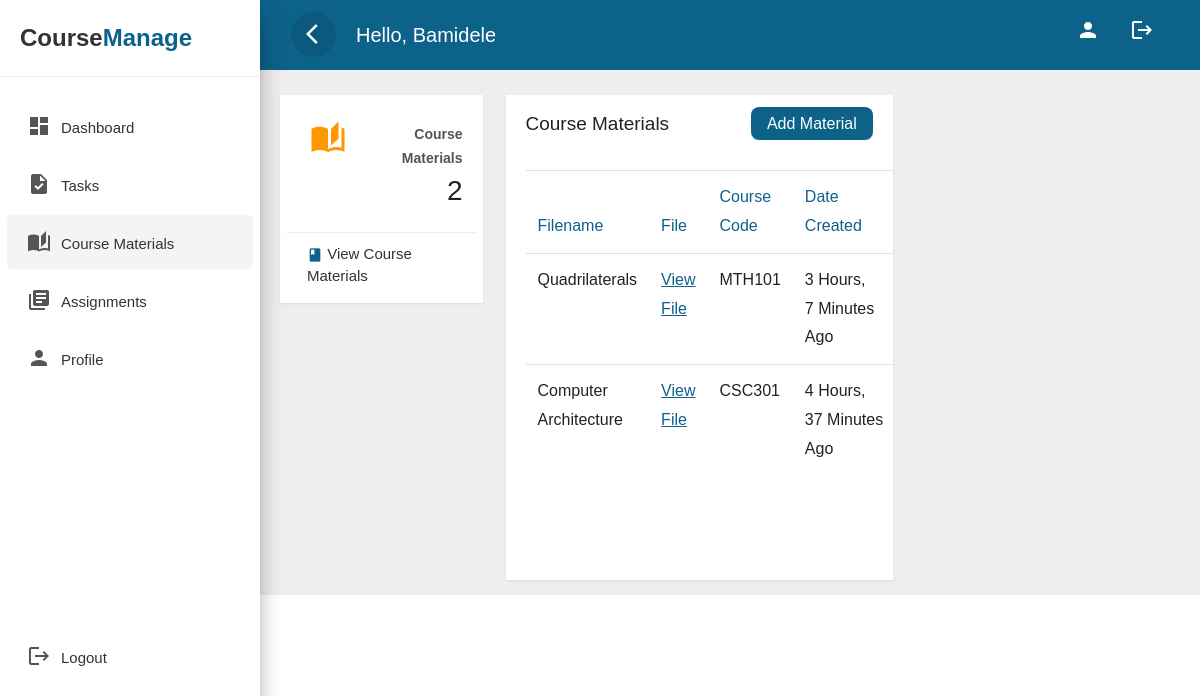
Screenshot of /course_materials (signed in) with the database file from the repository.
### base/models.py (models this page shows, shortened)
class UserData(models.Model):
    user = models.ForeignKey(User, on_delete=models.CASCADE, null=False)
    firstname = models.CharField(max_length=255, null=True, default='')
    lastname = models.CharField(max_length=255, null=True, default='')
    othername = models.CharField(max_length=255, null=True, default='')
    level = models.CharField(max_length=255, null=True, default='')
    dept = models.CharField(max_length=255, null=True, default='')
    email = models.CharField(max_length=255, null=True, default='')
    college = models.CharField(max_length=255, null=True, default='')
    matric_no = models.CharField(max_length=255, null=True, default='')

class CourseMaterial(models.Model):
    user = models.ForeignKey(User, on_delete=models.CASCADE)
    filename = models.CharField(max_length=255, null=True)
    course_code = models.CharField(max_length=255, null=True)
    file = models.FileField(upload_to='course_materials/', null=True)
    created = models.DateTimeField(default=timezone.now)
    class Meta:
        ordering = ['-created']

### base/views.py (the view, shortened to what this page needs)
# urls.py: path('course_materials',views.courseMat,name='course-mat'),
@login_required
def courseMat(request):
    context = {}
    userdata = UserData.objects.filter(user = request.user)[0]
    context['userdata'] = userdata
    mat = CourseMaterial.objects.filter(user=request.user)
    context['materials'] = mat
    context['material_no'] = mat.count()
    course_codes = Courses.objects.all()
    context['courses'] = course_codes
    return render(request, "course_mat.html", context)

### base/models.py (called while the page is built)
    def __str__(self):
        return f"{self.course_code}"

### templates/course_mat.html (shortened to what this page needs)
{% load static %}
<!doctype html>
<html lang="en">
  <head>
        <link rel="stylesheet" href="{% static 'css/bootstrap.min.css' %}">
        <link rel="stylesheet" href="{% static 'css/custom.css' %}">
  </head>
  <body>
<div class="wrapper">
        <nav id="sidebar">
            <div class="sidebar-header">
                <h3 style="text-transform:capitalize !important;font-size:1.5rem">Course<span class="discolor">Manage</span></h3>
            </div>
            <ul class="list-unstyled components">
			<li class="">
                    <a href="{% url 'dashboard' %}" class="dashboard" onclick="document.querySelector('.loading-bar').style.display = 'grid';"><i class="material-icons">dashboard</i><span>Dashboard</span></a>
                </li>
               <li >
                    <a href="{% url 'tasks' %}" onclick="document.querySelector('.loading-bar').style.display = 'grid';"><i class="material-icons">task</i><span>Tasks</span></a>
                </li>
               <li class="active">
                    <a href="{% url 'course-mat' %}" onclick="document.querySelector('.loading-bar').style.display = 'grid';"><i class="material-icons">auto_stories</i><span>Course Materials</span></a>
                </li>
               <li class="">
                    <a href="{% url 'assignments' %}" onclick="document.querySelector('.loading-bar').style.display = 'grid';"><i class="material-icons">library_books</i><span>Assignments</span></a>
                </li>
				<li class="">
                    <a href="{% url 'profile' %}" onclick="document.querySelector('.loading-bar').style.display = 'grid';"><i class="material-icons">person</i><span>Profile</span></a>
                </li>
				 <li  class="" style="margin-top:30vh;">
                    <a href="{% url 'logout' %}" onclick="document.querySelector('.loading-bar').style.display = 'grid';"><i class="material-icons">logout</i><span>Logout</span></a>
                </li>
            </ul>
        </nav>
        <div id="content">
            <div class="top-navbar">
                <nav class="navbar navbar-expand-lg">
                    <div class="container-fluid">
                        <button type="button" id="sidebarCollapse" class="d-xl-block d-lg-block d-md-mone d-none">
                            <span class="material-icons">arrow_back_ios</span>
                        </button>
                        <a class="navbar-brand" href="#">Hello, {{ userdata.firstname}} </a>
                        <div class="collapse navbar-collapse d-lg-block d-xl-block d-sm-none d-md-none d-none" id="navbarSupportedContent">
                            <ul class="nav navbar-nav ml-auto">
                                <li class="nav-item">
                                    <a class="nav-link" href="">
                                    <span class="material-icons">person</span>
                                    </a>
                                </li>
                                <li class="nav-item">
                                    <a class="nav-link" href="{% url 'logout' %}">
                                    <span class="material-icons">logout</span>
                                    </a>
                                </li>
                            </ul>
                        </div>
                    </div>
                </nav>
            </div>
<div class="main-content">
			    <div class="row">
                    <div class="col-lg-3 col-md-6 col-sm-6">
                        <div class="card card-stats">
                            <div class="card-header">
                                <div class="icon icon-warning">
                                   <span class="material-icons">auto_stories</span>
                                </div>
                            </div>
                            <div class="card-content">
                                <p class="category"><strong>Course Materials</strong></p>
                                <h3 class="card-title">{{ material_no }}</h3>
                            </div>
                            <div class="card-footer">
                                <div class="stats">
                                    <i class="material-icons text-info">class</i>
                                    <a href="#pablo">View course materials</a>
                                </div>
                            </div>
                        </div>
                    </div>
                        <div class="row">
                            <div class="col-lg-7 col-md-12" style="margin-left:.5rem;overflow-x:scroll;max-width:100vw">
                                <div class="card" style="min-height: 485px">
                                    <div class="card-header card-header-text">
                                        <div style="display:flex;justify-content:space-between;">
                                            <h4 class="card-title">Course Materials</h4>
                                            <span onclick="document.querySelector('.popping-modal').style.display = 'grid' "><a href="#" style="color:#fefefe;background:var(--primary);padding:.5rem 1rem;border-radius:.5rem;"> Add Material</a></span>
                                        </div>
                                    </div>
                                    <div class="card-content table-responsive">
                                        <table class="table table-hover">
                                            <thead class="text-primary">
                                                <tr>
                                                <th>Filename</th>
                                                <th>File</th>
                                                <th>Course Code</th>
                                                <th>Date Created</th>
                                            </tr></thead>
                                            <tbody>
                                                {% for mat in materials %}
                                                <tr>
                                                    <td>{{ mat.filename }}</td>
                                                    <td style="primary"><a href="http://127.0.0.1:8000/media/{{ mat.file }}" style="color:#0d628a !important;text-decoration:underline !important">View File</a></td>
                                                    <td>{{ mat.course_code }}</td>
                                                    <td>{{ mat.created|timesince }} Ago</td>
                                                </tr>
                                                {% endfor %}
                                            </tbody>
                                        </table>
                                    </div>
                                </div>
                            </div>
                        </div>
					</div>
        </div>
    </div>
  </body>
  </html>

### rows the page displays
UserData: firstname "Bamidele"
CourseMaterial: filename "Quadrilaterals", course_code "MTH101", created "3 Hours, 7 Minutes"
CourseMaterial: filename "Computer Architecture", course_code "CSC301", created "4 Hours, 37 Minutes"

### other values shown
{{ material_no }} "2"
